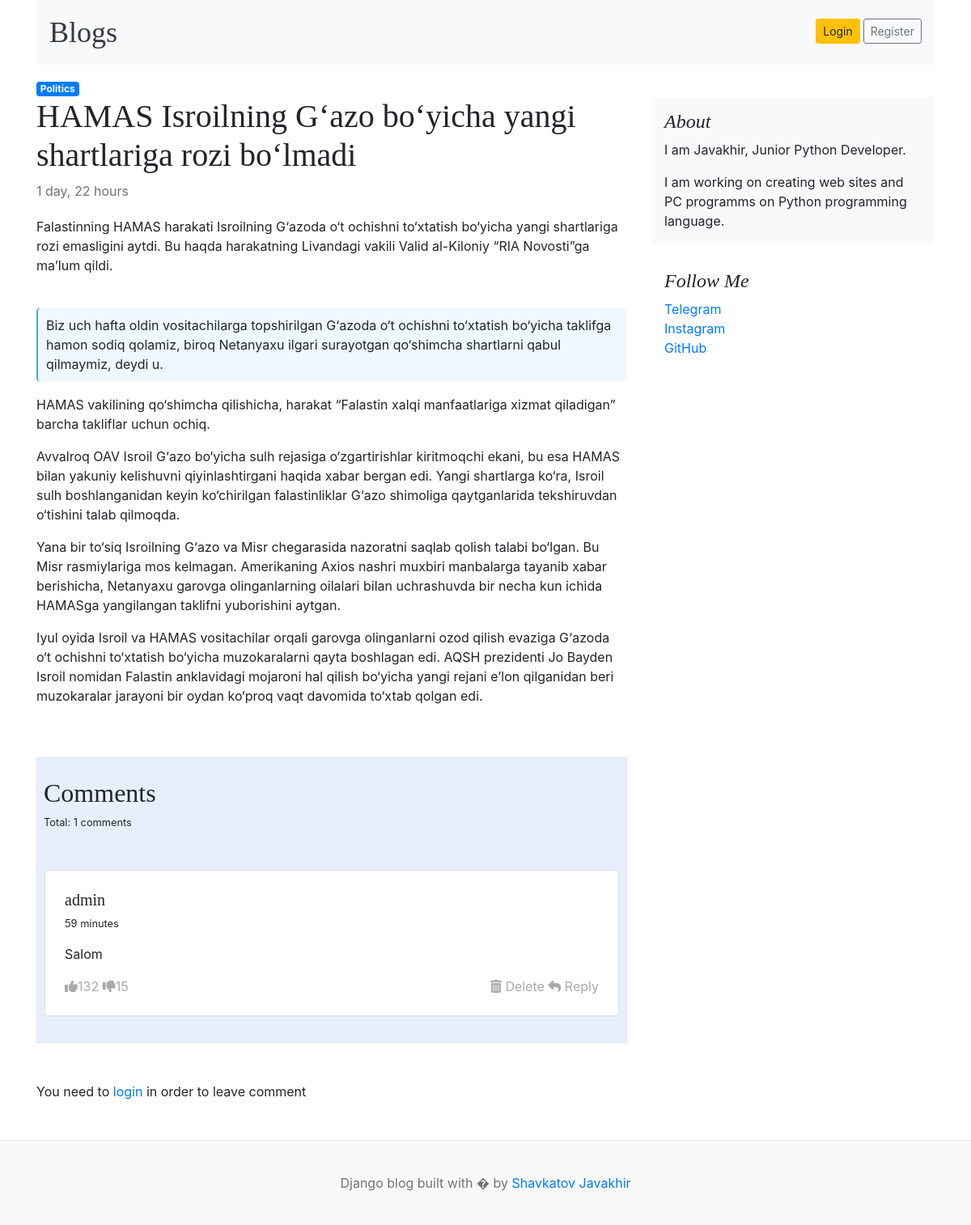
/blogs/blog/hamas-isroilning-gazo-boyicha-yangi-shartlariga-ro, run on the app's committed database.
### blogs/models.py (models this page shows, shortened)
class Category(models.Model):
    name = models.CharField(max_length=255)
    created_at = models.DateTimeField(auto_now_add=True)
    updated_at = models.DateTimeField(auto_now=True)
    class Meta:
        verbose_name_plural = 'Categories'
        verbose_name = 'Category'

class Blog(models.Model):
    title = models.CharField(max_length=200)
    slug = models.SlugField(unique=True, null=False)
    category = models.ForeignKey(Category, null=True, blank=True, on_delete=models.SET_NULL)
    author = models.ForeignKey(User, null=True, on_delete=models.SET_NULL)
    is_featured = models.BooleanField(default=False)
    featured_image = models.ImageField(upload_to='uploads/%Y/%m/%d')
    short_description = models.TextField(null=True)
    words = models.TextField(blank=True, null=True)
    body = models.TextField(blank=True)
    status = models.IntegerField(default=0, choices=STATUS_CHOICES, null=False)
    created_at = models.DateTimeField(auto_now_add=True)
    updated_at = models.DateTimeField(auto_now=True)
    class Meta:
        verbose_name_plural = "Blogs"
        verbose_name = "Blog"

class Comment(models.Model):
    user = models.ForeignKey(User, null=False, on_delete=models.CASCADE)
    blog = models.ForeignKey(Blog, null=False, on_delete=models.CASCADE)
    text = models.TextField(blank=False, null=False)
    created_at = models.DateTimeField(auto_now_add=True)
    updated_at = models.DateTimeField(auto_now=True)
    class Meta:
        verbose_name = "Comment"
        verbose_name_plural = "Comments"

### settingsapp/models.py (models this page shows, shortened)
class About(models.Model):
    title = models.CharField(max_length=300)
    description = models.CharField(max_length=500)
    class Meta:
        verbose_name_plural = 'About'

class Social_links(models.Model):
    name = models.CharField(max_length=100)
    link = models.URLField(unique=True)
    class Meta:
        verbose_name_plural = "Social_links"

### blogs/views.py (the view, shortened to what this page needs)
# urls.py: 2. Add a URL to urlpatterns:  path('blog/', include('blog.urls'))
def blog(request, blog_slug):
    blog = get_object_or_404(Blog, slug=blog_slug)
    if request.method == "GET":
        comment = Comment.objects.filter(blog=blog)
        count = comment.count()
        category = blog.category
        paragraph = blog.body.split("\n")
        context = {
            'blog': blog,
            "paragraph": paragraph,
            'category': category,
            'comments': comment,
            'count': count,
        }
        return render(request, "blog.html", context)

### blogs/context_processor.py (called while the page is built)
def header(req):
    category = Category.objects.all()
    context = {
        'categories': category
    }
    return context

def get_about(request):
    about = About.objects.all()
    links = Social_links.objects.all()
    telegram = links.get(name='Telegram')
    context = {
        'about': about,
        'links': links,
        'telegram': telegram
        }
    return context

### templates/blog.html (shortened to what this page needs)
{% extends 'header.html' %} {% load static %} {% block content %}
<a class="badge bg-primary text-decoration-none text-light" href="{% url 'posts_by_category' category.id %}">{{category.name}}</a>
<main role="main" class="container p-0">
  <div class="row">
    <div class="col-md-8 blog-main">
      <div class="blog-post">
        <h2 class="blog-post-title">{{blog.title}}</h2>
        <p class="blog-post-meta">{{blog.created_at|timesince}}</p>
        <p>{{blog.short_description}}</p>
        {% if blog.words %}
        <blockquote style="border-left: 2px solid rgb(89, 165, 189); padding-left: 15px; background-color: aliceblue; border-radius: 5px; padding: 10px">
          {{blog.words}}
        </blockquote>
        {% endif %}
        {% for par in paragraph %}
        <p>{{par}}</p>
        {% endfor %}
      </div>
      <section style="background-color: #e7effd;" class=" mb-2 border">
          <h2 class="pt-4 pl-2">Comments</h2>
        <p class="pl-2 small">
          Total: {{count}} comments
        </p>
          <div class="row d-block justify-content-center p-4">
            {% for comment in comments %}
                <div class="d-flex flex-start my-2">
                  <div class="card" style="width: 100%;">
                    <div class="card-body p-4">
                      <div class="">
                        <h5>{{comment.user}}</h5>
                        <p class="small">{{comment.created_at|timesince}}</p>
                        <p>
                          {{comment.text}}
                        </p>
                        <div class="d-flex justify-content-between align-items-center">
                          <div class="d-flex align-items-center">
                            <a href="#!" class="link-muted me-2"><i class="fas fa-thumbs-up me-1"></i>132</a>&nbsp;
                            <a href="#!" class="link-muted"><i class="fas fa-thumbs-down me-1"></i>15</a>
                          </div>
                          <div class="d-block align-items-center">
                            <a href="{% url 'delete_comment' comment.id %}" class="link-muted"><i class="fa-solid fa-trash-can ml-auto"></i> Delete</a>
                            <a href="#!" class="link-muted"><i class="fas fa-reply me-1"></i> Reply</a>
                          </div>
                        </div>
                      </div>
                    </div>
                  </div>
                </div>
                {% endfor %}
              </div>
      </section>
      {% if user.is_authenticated %}
      <div class="comment-section mb-5 pb-2 p-0 ">
        <label for="comment-text" class="form-label pl-2">Leave Comment</label>
          <form action="" method="post">
           {% csrf_token %}
            <div class="mb-3 form-group">
              <textarea class="form-control" name="comment" placeholder="Leave comment..." id="comment-text" rows="3"></textarea>
            </div>
            <button type="submit" class="btn btn-primary">Add comment</button>
          </form>
      </div>
      {% else %}
      <div class="comment-section my-5 p-0 col-8">You need to <a href="{% url 'login' %}">login</a> in order to leave comment</div>
      {% endif %}
    </div>
    {% include 'about.html' %}
  </div>
</main>
{% endblock %}

### templates/about.html (shortened to what this page needs)
      <aside class="col-md-4 blog-sidebar">
        <div class="p-3 mb-3 bg-light rounded">
          <h4 class="font-italic">About</h4>
          {% for ab in about %}
          {{ab.title}}
          {% endfor %}
        <p class="mb-0">
          {% for ab in about %}
          {{ab.description}}
          {% endfor %}
        </p>
      </div>
      <div class="p-3">
        <h4 class="font-italic">Follow Me</h4>
        <ol class="list-unstyled">
          {% for link in links %}
          <li><a href="{{link.link}}" target="_blank">{{link.name}}</a></li>
          {% endfor %}
        </ol>
        </div>
      </aside>

### blog/static/css/blog.css (style rules this page uses)
h1, h2, h3, h4, h5, h6 { font-family: "Playfair Display", Georgia, "Times New Roman", serif; }
.blog-post { margin-bottom: 4rem; }
.blog-post-title { font-size: 2.5rem; }
.blog-post-meta { margin-bottom: 1.25rem; color: #727272; }

### templates/blog.html (style rules this page uses)
.link-muted { color: #aaa; }

### data on the page
Category: name "Politics"
Blog: title "HAMAS Isroilning G‘azo bo‘yicha yangi shartlariga rozi bo‘lmadi", created_at "1 day, 22 hours", short_description "Falastinning HAMAS harakati Isroilning G‘azoda o‘t ochishni to‘xtatish bo‘yicha yangi shartlariga rozi emasligini aytdi. Bu haqda harakatning Livandagi vakili Valid al-Kiloniy “RIA Novosti”ga ma’lum qildi.", words "Biz uch hafta oldin vositachilarga topshirilgan G‘azoda o‘t ochishni to‘xtatish bo‘yicha taklifga hamon sodiq qolamiz, biroq Netanyaxu ilgari surayotgan qo‘shimcha shartlarni qabul qilmaymiz, deydi u."
Comment: user "admin", created_at "59 minutes", text "Salom"
About: title "I am Javakhir, Junior Python Developer.", description "I am working on creating web sites and PC programms on Python programming language."
Social_links: name "Telegram"
Social_links: name "Instagram"
Social_links: name "GitHub"

### other printed values
{{ par }} "HAMAS vakilining qo‘shimcha qilishicha, harakat “Falastin xalqi manfaatlariga xizmat qiladigan” barcha takliflar uchun ochiq."
{{ count }} "1"
